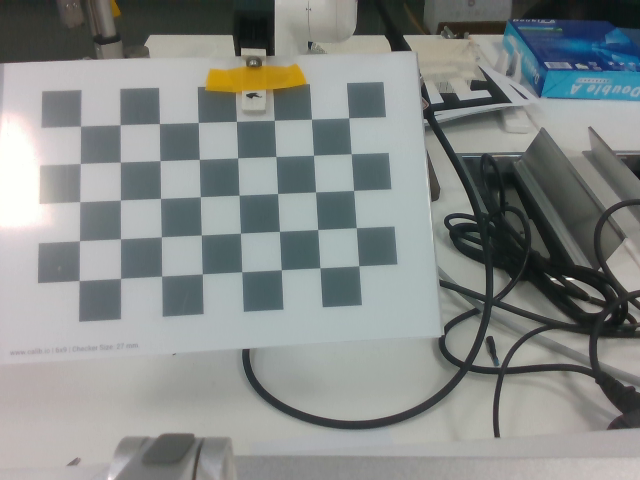
#> input picture simplified_eye_hand_calibration/build/data/0.png, 640 x 480 px, found by its file name; its folder holds 4 pictures in this run
$ python undistortion.py
#> lines starting #> are read from the running program, lines starting #| are printed output that depends on the picture
import os
import cv2
import numpy as np
def undistort_images(input_dir, output_dir, camera_matrix, dist_coeff):
    """
    对输入目录中的每个图像进行去畸变处理，并将结果保存到输出目录。

    参数：
    input_dir：输入目录路径。
    output_dir：输出目录路径。
    camera_matrix：相机矩阵。
    dist_coeff：畸变系数。
    """
#> called with output_dir = '/home/qyb/Desktop/color_images/', camera_matrix = array of shape (3, 3), dist_coeff = array of shape (5,)
    # 获取输入目录中的所有文件名
    file_names = os.listdir(input_dir)

    # 对每个文件进行处理
    for file_name in file_names:
        # 读取图像
        img_path = os.path.join(input_dir, file_name)
        img = cv2.imread(img_path)
#> img is the input picture: shape (480, 640, 3); mean B, G, R 136.9, 138.7, 134.3

        # 去畸变处理
        undistorted_img = cv2.undistort(img, camera_matrix, dist_coeff)
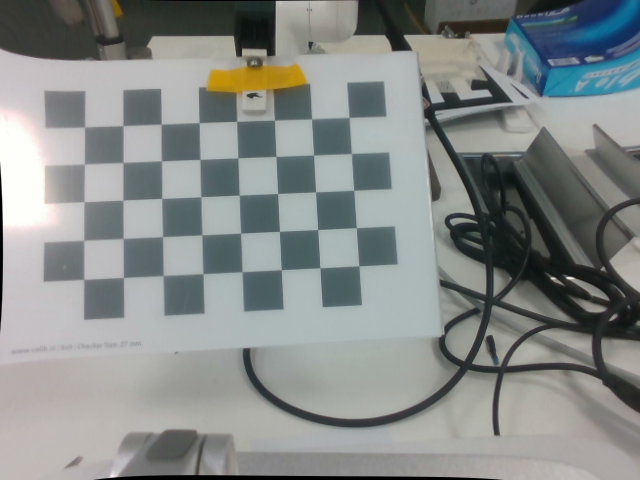
#> undistorted_img: shape (480, 640, 3); mean B, G, R 136.9, 138.6, 134.1

        # 保存去畸变后的图像
        output_path = os.path.join(output_dir, file_name)
        cv2.imwrite(output_path, undistorted_img)
        print(f"Processed {file_name} and saved as {output_path}")
#> pass 2 of the loop in undistort_images, `for file_name in file_names:`:
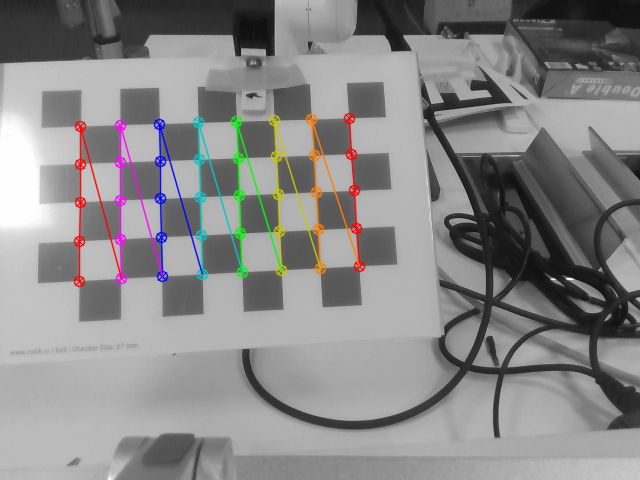
#> input picture simplified_eye_hand_calibration/build/data/0_corner.png, 640 x 480 px, found by its file name
#> in undistort_images, img is the input picture: shape (480, 640, 3); mean B, G, R 135.9, 136.1, 136.9
#> in undistort_images, `undistorted_img = cv2.undistort(img, camera_matrix, dist_coeff)`:
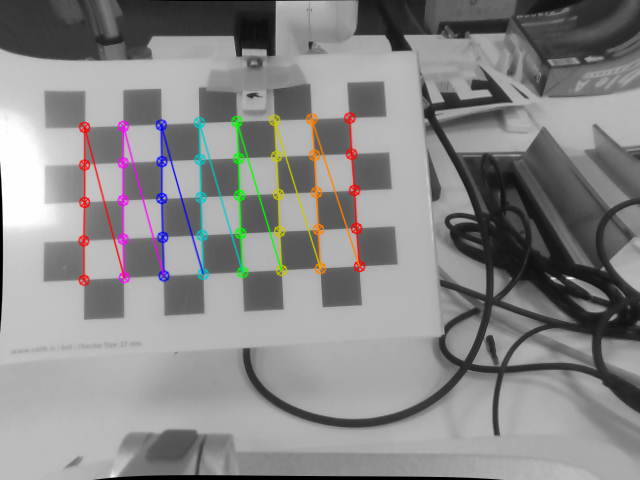
#> undistorted_img: shape (480, 640, 3); mean B, G, R 135.8, 136, 136.8
#> pass 3 of the loop in undistort_images, `for file_name in file_names:`:
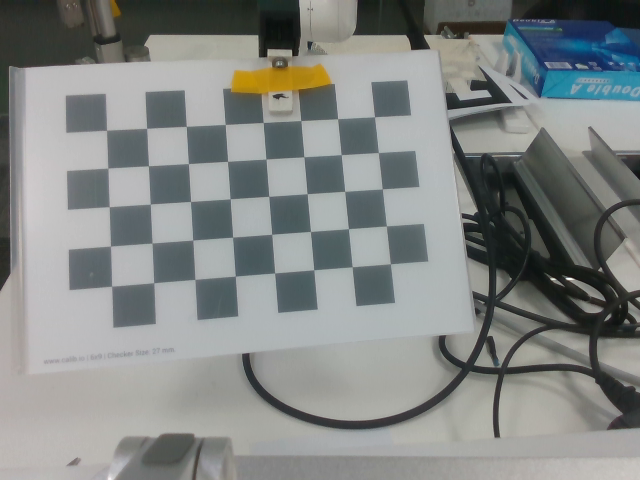
#> input picture simplified_eye_hand_calibration/build/data/1.png, 640 x 480 px, found by its file name
#> in undistort_images, img is the input picture: shape (480, 640, 3); mean B, G, R 133, 134.8, 131.1
#> in undistort_images, `undistorted_img = cv2.undistort(img, camera_matrix, dist_coeff)`:
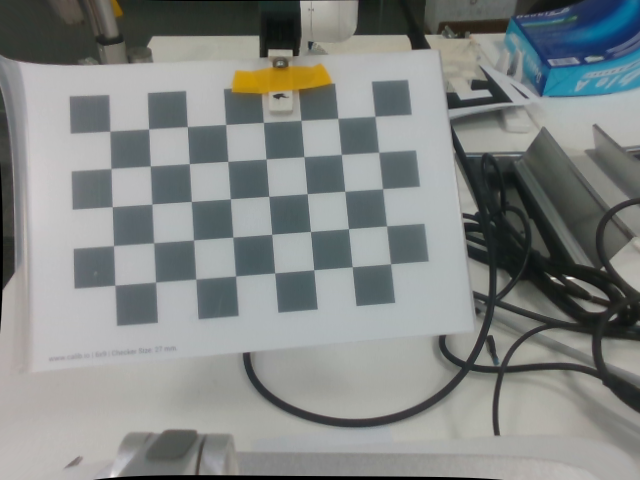
#> undistorted_img: shape (480, 640, 3); mean B, G, R 132.8, 134.5, 130.7
#> the loop made 4 passes; the first 3 are shown

# 设置输入和输出目录
input_dir = "/home/qyb/simplified_eye_hand_calibration/build/data/"
output_dir = "/home/qyb/Desktop/color_images/"

# 设置相机矩阵和畸变系数，这些值通常是通过相机标定得到的
camera_matrix=np.array([[607.2513784473566, 0, 312.0057806991867],
 [0, 607.5275453454146, 238.6361143847473],
 [0, 0, 1]])
dist_coeff=np.float32([-0.02220346593665167,
 1.294554632487039,
 0.006218227086377285,
 -0.009092912927694383,
 -4.902303897433339])


# 调用函数进行去畸变处理
undistort_images(input_dir, output_dir, camera_matrix, dist_coeff)
